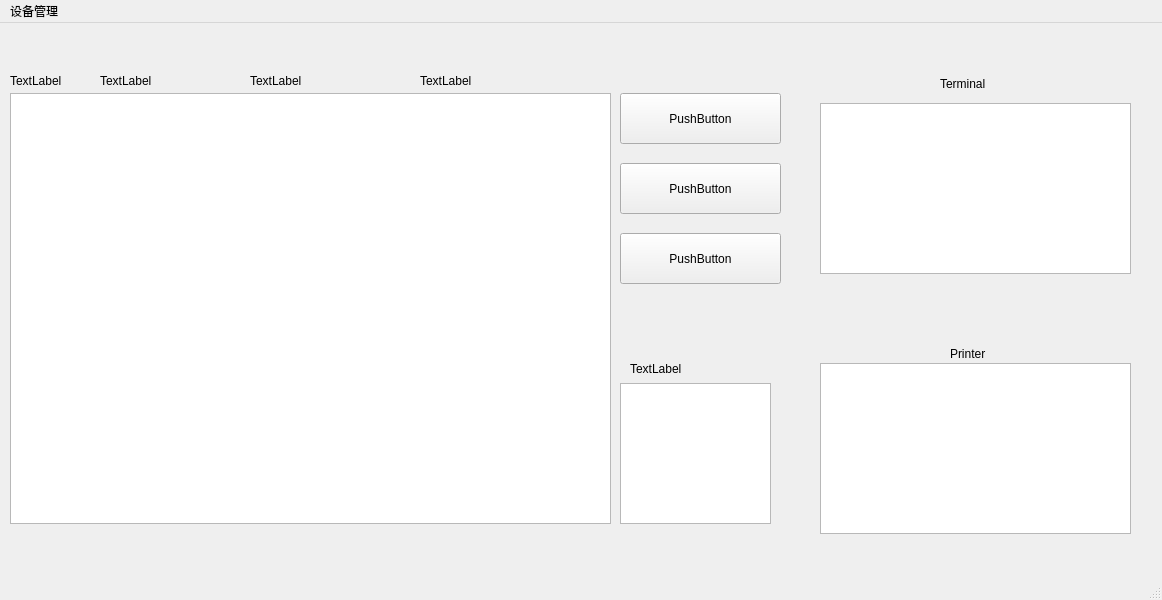
<?xml version="1.0" encoding="UTF-8"?>
<ui version="4.0">
 <class>DVMainWindow</class>
 <widget class="QMainWindow" name="DVMainWindow">
  <property name="geometry">
   <rect>
    <x>0</x>
    <y>0</y>
    <width>1162</width>
    <height>600</height>
   </rect>
  </property>
  <property name="windowTitle">
   <string>DVMainWindow</string>
  </property>
  <widget class="QWidget" name="centralwidget">
   <widget class="QListWidget" name="devicelist">
    <property name="geometry">
     <rect>
      <x>10</x>
      <y>70</y>
      <width>601</width>
      <height>431</height>
     </rect>
    </property>
   </widget>
   <widget class="QPushButton" name="refresh">
    <property name="geometry">
     <rect>
      <x>620</x>
      <y>70</y>
      <width>161</width>
      <height>51</height>
     </rect>
    </property>
    <property name="text">
     <string>PushButton</string>
    </property>
   </widget>
   <widget class="QPushButton" name="add">
    <property name="geometry">
     <rect>
      <x>620</x>
      <y>140</y>
      <width>161</width>
      <height>51</height>
     </rect>
    </property>
    <property name="text">
     <string>PushButton</string>
    </property>
   </widget>
   <widget class="QPushButton" name="delete_">
    <property name="geometry">
     <rect>
      <x>620</x>
      <y>210</y>
      <width>161</width>
      <height>51</height>
     </rect>
    </property>
    <property name="text">
     <string>PushButton</string>
    </property>
   </widget>
   <widget class="QListWidget" name="TypeChoose">
    <property name="geometry">
     <rect>
      <x>620</x>
      <y>360</y>
      <width>151</width>
      <height>141</height>
     </rect>
    </property>
   </widget>
   <widget class="QLabel" name="label">
    <property name="geometry">
     <rect>
      <x>10</x>
      <y>50</y>
      <width>61</width>
      <height>16</height>
     </rect>
    </property>
    <property name="text">
     <string>TextLabel</string>
    </property>
   </widget>
   <widget class="QLabel" name="label_2">
    <property name="geometry">
     <rect>
      <x>100</x>
      <y>50</y>
      <width>58</width>
      <height>16</height>
     </rect>
    </property>
    <property name="text">
     <string>TextLabel</string>
    </property>
   </widget>
   <widget class="QLabel" name="label_3">
    <property name="geometry">
     <rect>
      <x>250</x>
      <y>50</y>
      <width>58</width>
      <height>16</height>
     </rect>
    </property>
    <property name="text">
     <string>TextLabel</string>
    </property>
   </widget>
   <widget class="QLabel" name="label_4">
    <property name="geometry">
     <rect>
      <x>420</x>
      <y>50</y>
      <width>58</width>
      <height>16</height>
     </rect>
    </property>
    <property name="text">
     <string>TextLabel</string>
    </property>
   </widget>
   <widget class="QLabel" name="label_5">
    <property name="geometry">
     <rect>
      <x>630</x>
      <y>335</y>
      <width>131</width>
      <height>21</height>
     </rect>
    </property>
    <property name="text">
     <string>TextLabel</string>
    </property>
   </widget>
   <widget class="QTextEdit" name="Terminal">
    <property name="geometry">
     <rect>
      <x>820</x>
      <y>80</y>
      <width>311</width>
      <height>171</height>
     </rect>
    </property>
    <property name="readOnly">
     <bool>true</bool>
    </property>
   </widget>
   <widget class="QTextEdit" name="Printer">
    <property name="geometry">
     <rect>
      <x>820</x>
      <y>340</y>
      <width>311</width>
      <height>171</height>
     </rect>
    </property>
   </widget>
   <widget class="QLabel" name="label_6">
    <property name="geometry">
     <rect>
      <x>940</x>
      <y>50</y>
      <width>61</width>
      <height>21</height>
     </rect>
    </property>
    <property name="text">
     <string>Terminal</string>
    </property>
   </widget>
   <widget class="QLabel" name="label_7">
    <property name="geometry">
     <rect>
      <x>950</x>
      <y>320</y>
      <width>51</width>
      <height>21</height>
     </rect>
    </property>
    <property name="text">
     <string>Printer</string>
    </property>
   </widget>
  </widget>
  <widget class="QMenuBar" name="menubar">
   <property name="geometry">
    <rect>
     <x>0</x>
     <y>0</y>
     <width>1162</width>
     <height>24</height>
    </rect>
   </property>
   <widget class="QMenu" name="menu">
    <property name="title">
     <string>设备管理</string>
    </property>
   </widget>
   <addaction name="menu"/>
  </widget>
  <widget class="QStatusBar" name="statusbar"/>
 </widget>
 <resources/>
 <connections/>
</ui>
